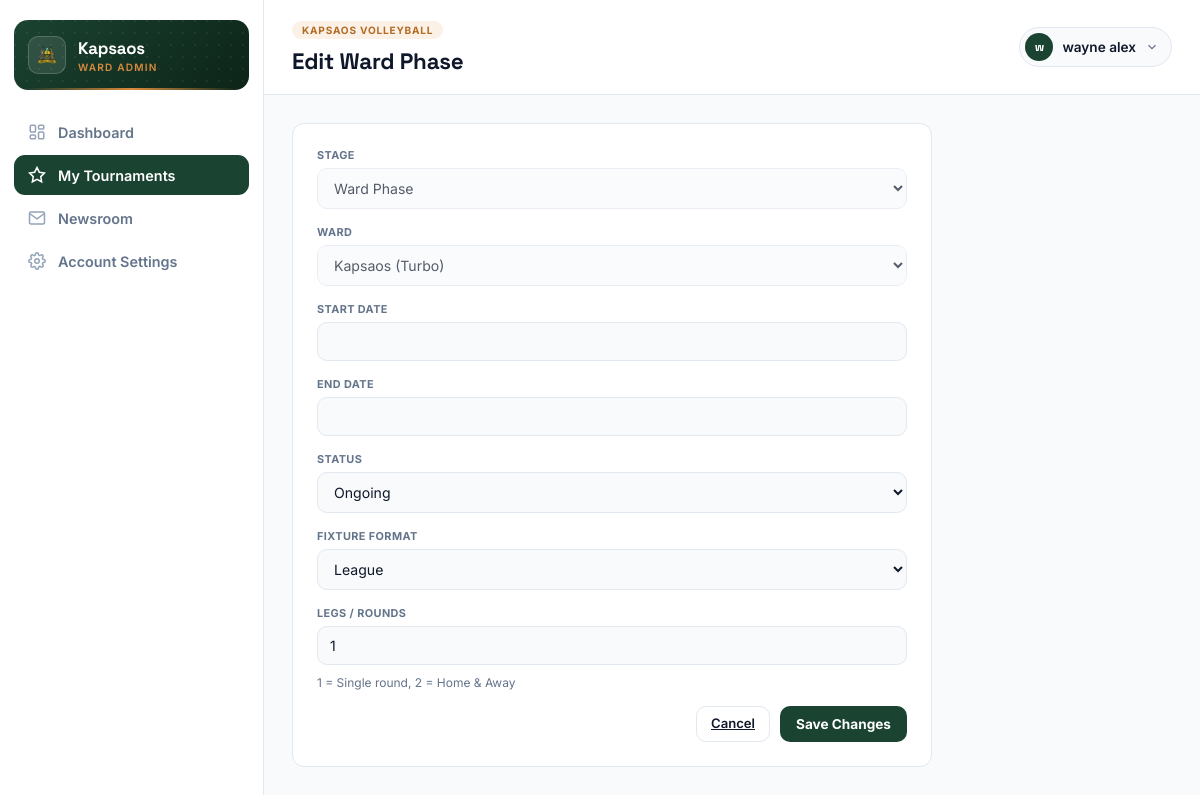
The page /accounts/ward/phase/8/edit/ (signed in) on the database its author committed.
### accounts/models.py (models this page shows, shortened)
class User(AbstractUser):
    class Role(models.TextChoices):
        SYSTEM_ADMIN = 'system_admin', 'System Admin'
        COUNTY_ICT_OFFICER = 'county_ict', 'County ICT Officer'
        SUB_COUNTY_ADMIN = 'sub_county_admin', 'Sub-County Admin'
        WARD_ADMIN = 'ward_admin', 'Ward Admin'
        TEAM_MANAGER = 'team_manager', 'Team Manager'
    role = models.CharField(max_length=20, choices=Role.choices)
    sub_county = models.ForeignKey(
        SubCounty, on_delete=models.PROTECT, null=True, blank=True, related_name='admins'
    )
    ward = models.ForeignKey(
        Ward, on_delete=models.PROTECT, null=True, blank=True, related_name='admins'
    )
    phone_number = models.CharField(max_length=20, blank=True)

class Ward(models.Model):
    sub_county = models.ForeignKey(SubCounty, on_delete=models.CASCADE, related_name='wards')
    name = models.CharField(max_length=100)
    created_at = models.DateTimeField(auto_now_add=True)
    class Meta:
        verbose_name_plural = "Wards"
        unique_together = ('sub_county', 'name')
        ordering = ['sub_county__name', 'name']
    def __str__(self):
        return f"{self.name} ({self.sub_county.name})"

class Tournament(models.Model):
    class Status(models.TextChoices):
        UPCOMING = 'upcoming', 'Upcoming'
        ONGOING = 'ongoing', 'Ongoing'
        COMPLETED = 'completed', 'Completed'
    name = models.CharField(max_length=150)
    season = models.CharField(max_length=20, help_text="e.g. '2026'")
    sports = models.ManyToManyField(Sport, related_name='tournaments')
    status = models.CharField(max_length=20, choices=Status.choices, default=Status.UPCOMING)
    ward = models.ForeignKey(
        Ward, on_delete=models.PROTECT, null=True, blank=True, related_name='Tournament'
    )
    sub_county = models.ForeignKey(
        SubCounty, on_delete=models.PROTECT, null=True, blank=True, related_name='Tournament'
    )
    start_date = models.DateField(null=True, blank=True)
    end_date = models.DateField(null=True, blank=True)
    created_by = models.ForeignKey(
        settings.AUTH_USER_MODEL, on_delete=models.SET_NULL, null=True,
        related_name='tournaments_created'
    )
    created_at = models.DateTimeField(auto_now_add=True)
    class Meta:
        ordering = ['-season', 'name']
        unique_together = ('name', 'season')

class Phase(models.Model):
    class Stage(models.TextChoices):
        WARD = 'ward', 'Ward Phase'
        SUB_COUNTY = 'sub_county', 'Sub-County Phase'
        COUNTY = 'county', 'County Phase'
        FINAL = 'final', 'Final Phase'
    class Status(models.TextChoices):
        UPCOMING = 'upcoming', 'Upcoming'
        ONGOING = 'ongoing', 'Ongoing'
        COMPLETED = 'completed', 'Completed'
    STAGE_ORDER = {
        Stage.WARD: 1,
        Stage.SUB_COUNTY: 2,
        Stage.COUNTY: 3,
        Stage.FINAL: 4,
    }
    tournament = models.ForeignKey(Tournament, on_delete=models.CASCADE, related_name='phases')
    stage = models.CharField(max_length=20, choices=Stage.choices)
    order = models.PositiveSmallIntegerField(editable=False, default=1)
    status = models.CharField(max_length=20, choices=Status.choices, default=Status.UPCOMING)
    ward = models.ForeignKey(
        Ward, on_delete=models.PROTECT, null=True, blank=True, related_name='phases'
    )
    sub_county = models.ForeignKey(
        SubCounty, on_delete=models.PROTECT, null=True, blank=True, related_name='phases'
    )
    start_date = models.DateField(null=True, blank=True)
    end_date = models.DateField(null=True, blank=True)
    created_by = models.ForeignKey(
        settings.AUTH_USER_MODEL, on_delete=models.SET_NULL, null=True,
        related_name='phases_created'
    )
    created_at = models.DateTimeField(auto_now_add=True)
    class Meta:
        unique_together = ('tournament', 'stage', 'ward', 'sub_county')
        ordering = ['tournament', 'order', 'ward__name', 'sub_county__name']

### accounts/views.py (the view)
# urls.py: path('ward/phase/<int:pk>/edit/', views.ward_phase_edit, name='ward_phase_edit'),
@ward_admin_required
@login_required
def ward_phase_edit(request, pk):
    ward = request.user.ward
    phase = get_object_or_404(Phase, pk=pk, ward=ward)
    tournament = phase.tournament
    if request.method == 'POST':
        form = WardPhaseForm(request.POST, instance=phase, tournament=tournament, user=request.user)
        if form.is_valid():
            phase = form.save(commit=False)
            phase.save()
            selected_format = form.cleaned_data.get('fixture_format')
            selected_legs = form.cleaned_data.get('legs')
            if selected_format and selected_legs:
                PhaseSport.objects.filter(phase=phase).update(
                    fixture_format=selected_format,
                    legs=selected_legs,
                )
            log_audit_action(request.user, AuditLog.Action.UPDATE, phase, request=request)
            messages.success(request, f'{phase} was updated.')
            return redirect(f"{reverse('ward_tournament')}?phase_id={phase.pk}")
    else:
        form = WardPhaseForm(instance=phase, tournament=tournament, user=request.user)
    return render(request, 'ward/ward_phase_form.html', {
        'form': form,
        'tournament': tournament,
        'phase': phase,
        'active_nav': 'tournament',
    })

### accounts/templates/ward/ward_phase_form.html (shortened to what this page needs)
{% extends "ward/wardadmin_base.html" %}
{% block page_eyebrow %}{{ tournament.name }}{% endblock %}
{% block page_title %}{% if phase %}Edit Ward Phase{% else %}Create Ward Phase{% endif %}{% endblock %}
{% block content %}
<div class="workspace-wrapper" style="background:#fff; border:1px solid var(--line,#e2e8f0); border-radius:12px; padding:24px; max-width:640px;">
    <form method="post">
        {% for field in form %}
        <div class="form-field-box" style="margin-bottom:16px;">
            <label>{{ field.label }}</label>
            {{ field }}
            {% if field.help_text %}<p style="font-size:0.75rem; color:#64748b; margin-top:4px;">{{ field.help_text }}</p>{% endif %}
        </div>
        {% endfor %}
        <div class="form-actions" style="display:flex; gap:10px; justify-content:flex-end; margin-top:8px;">
            <a href="{% url 'ward_tournament' %}?tournament_id={{ tournament.pk }}" class="btn-ghost">Cancel</a>
            <button type="submit" class="btn-primary">{% if phase %}Save Changes{% else %}Create Phase{% endif %}</button>
        </div>
    </form>
</div>
{% endblock %}

### accounts/templates/ward/wardadmin_base.html (shortened to what this page needs)
{% load static %}
<!DOCTYPE html>
<html lang="en">
<head>
</head>
<body>
<div class="dashboard-wrapper">
    <aside class="sidebar" id="sidebar">
        <div class="sidebar-brand">
            <div class="sidebar-crest"><img src="{% static 'UG_LOGO.png' %}" alt="Logo"></div>
            <div class="sidebar-title">
                <h1>{{ request.user.ward.name }}</h1>
                <p>Ward Admin</p>
            </div>
        </div>
        <nav>
            <ul class="nav-menu">
                <li><a href="{% url 'ward_dashboard' %}" class="nav-item {% if active_nav == 'dashboard' %}active{% endif %}">
                    <svg viewBox="0 0 24 24"><rect x="3" y="3" width="7" height="9" rx="1.5"/><rect x="14" y="3" width="7" height="5" rx="1.5"/><rect x="14" y="12" width="7" height="9" rx="1.5"/><rect x="3" y="16" width="7" height="5" rx="1.5"/></svg>
                    Dashboard
                </a></li>
                <li><a href="{% url 'ward_tournament' %}" class="nav-item {% if active_nav == 'tournament' %}active{% endif %}">
                    <svg viewBox="0 0 24 24"><path d="M12 2l3.09 6.26L22 9.27l-5 4.87 1.18 6.88L12 17.77l-6.18 3.25L7 14.14 2 9.27l6.91-1.01L12 2z"/></svg>
                    My Tournaments
                </a></li>
                <li><a href="{% url 'ward_newsroom' %}" class="nav-item {% if active_nav == 'news' %}active{% endif %}">
                    <svg viewBox="0 0 24 24"><path d="M4 4h16c1.1 0 2 .9 2 2v12c0 1.1-.9 2-2 2H4c-1.1 0-2-.9-2-2V6c0-1.1.9-2 2-2z"/><polyline points="22,6 12,13 2,6"/></svg>
                    Newsroom
                </a></li>
                <li><a href="{% url 'ward_account_settings' %}" class="nav-item {% if active_nav == 'settings' %}active{% endif %}">
                    Account Settings
                </a></li>
            </ul>
        </nav>
    </aside>
    <main class="main-viewport">
        <header class="top-header-bar">
            <div>
                <div class="eyebrow">{% block page_eyebrow %}Overview{% endblock %}</div>
                <h2>{% block page_title %}Dashboard{% endblock %}</h2>
            </div>
            <div class="header-right">
                <div class="user-pill">
                    <button class="user-pill-trigger" onclick="toggleUserDropdown()">
                        <span class="user-avatar">{{ request.user.first_name|slice:":1"|default:"W" }}</span>
                        <span class="user-label">{{ request.user.get_full_name|default:request.user.username }}</span>
                        <svg viewBox="0 0 24 24" fill="none" stroke-width="2"><polyline points="6 9 12 15 18 9"/></svg>
                    </button>
                </div>
            </div>
        </header>
       <div class="content-area">
            {% block content %}{% endblock %}
        </div>
    </main>
</div>
</body>
</html>

### rows shown on the page
User: user.ward.name "Kapsaos", user.first_name "w", user.get_full_name "wayne alex"
Tournament: name "KAPSAOS VOLLEYBALL"
Phase: form "Ward Phase" "Kapsaos (Turbo)" "Ongoing"

### other values the page prints
{{ field.label }} "STAGE" "WARD" "START DATE" "END DATE" "STATUS" "FIXTURE FORMAT" "LEGS / ROUNDS"
{{ field.help_text }} "1 = Single round, 2 = Home & Away"
